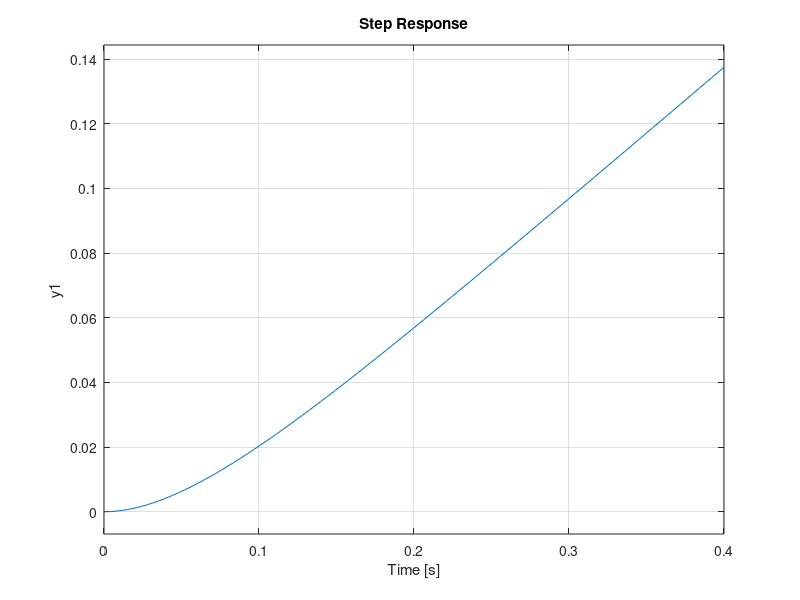

Write the MATLAB code that produced this figure.
% función de transferencia en lazo cerrado
G = tf(1.938,[0.3 4.75 0]);
step(G)
% TODO: es estable el sistema? comentarlo desde un punto de vista fisico

Km = 20;
serie1 = series(G, Km);
fb1 = feedback(serie1, 1, -1)
% falta la saber la ganancia en estado estacionario
%step(fb1)
